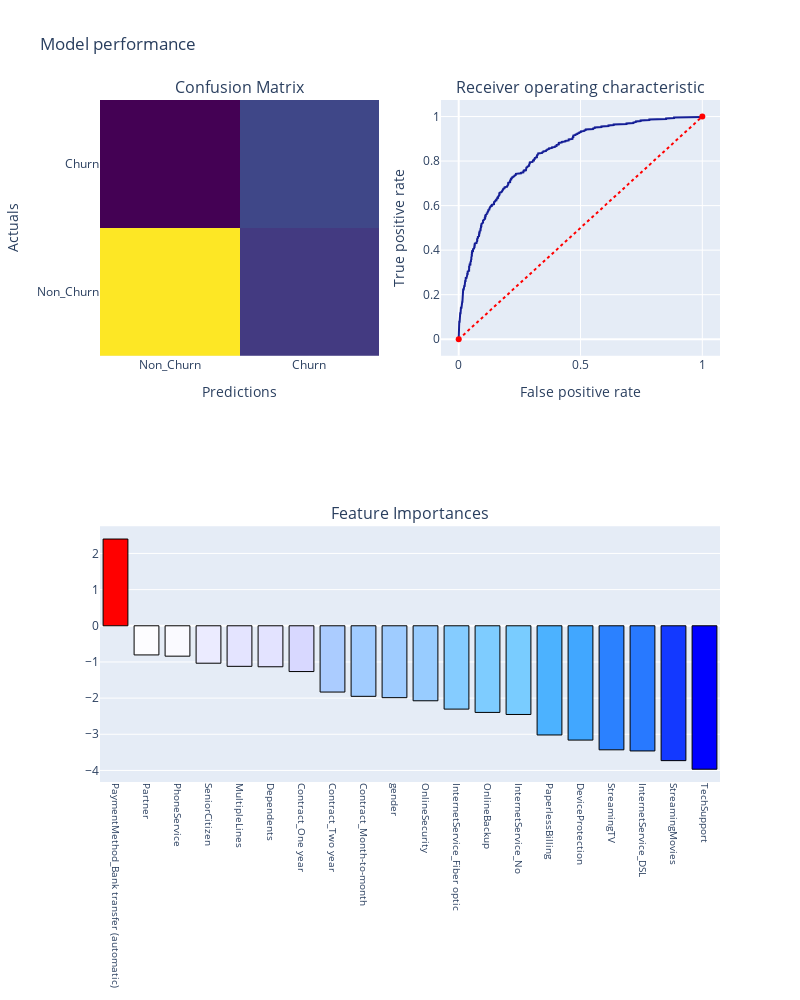

Source (notebook cell):
### Markdown cell above
### * Logistic Regression *

### Code cell
logreg = LogisticRegression()
churn_prediction(logreg, X_train, y_train, X_test, y_test, cols, 'coefficients', threshold_plot=True)

### Figure 1 — Plotly figure (JSON) as saved in the notebook; plotly's stock layout.template omitted (floating-point values rounded to 4 significant figures; data arrays with more than 128 entries replaced by an {"elided": "..."} marker saying what was removed)
{"data": [{"colorscale": [[0, "#440154"], [0.1111, "#482878"], [0.2222, "#3e4989"], [0.3333, "#31688e"], [0.4444, "#26828e"], [0.5556, "#1f9e89"], [0.6667, "#35b779"], [0.7778, "#6ece58"], [0.8889, "#b5de2b"], [1, "#fde725"]], "name": "confusion matrix", "showscale": false, "type": "heatmap", "x": ["Non_Churn", "Churn"], "xaxis": "x", "y": ["Non_Churn", "Churn"], "yaxis": "y", "z": [[1030, 281], [126, 321]]}, {"line": {"color": "rgb(20,30,150)", "width": 2}, "name": "ROC : 0.8319152857340315", "type": "scatter", "x": {"elided": "510 float values"}, "xaxis": "x2", "y": {"elided": "510 float values"}, "yaxis": "y2"}, {"line": {"color": "red", "dash": "dot", "width": 2}, "type": "scatter", "x": [0, 1], "xaxis": "x2", "y": [0, 1], "yaxis": "y2"}, {"marker": {"color": [2.398, -0.8059, -0.8402, -1.035, -1.121, -1.133, -1.266, -1.833, -1.951, -1.988, -2.074, -2.304, -2.395, -2.453, -3.02, -3.16, -3.43, -3.461, -3.729, -3.966], "colorscale": [[0, "rgb(0,0,255)"], [0.1, "rgb(51,153,255)"], [0.2, "rgb(102,204,255)"], [0.3, "rgb(153,204,255)"], [0.4, "rgb(204,204,255)"], [0.5, "rgb(255,255,255)"], [0.6, "rgb(255,204,255)"], [0.7, "rgb(255,153,255)"], [0.8, "rgb(255,102,204)"], [0.9, "rgb(255,102,102)"], [1, "rgb(255,0,0)"]], "line": {"color": "black", "width": 1}}, "name": "coefficients", "type": "bar", "x": ["PaymentMethod_Bank transfer (automatic)", "Partner", "PhoneService", "SeniorCitizen", "MultipleLines", "Dependents", "Contract_One year", "Contract_Two year", "Contract_Month-to-month", "gender", "OnlineSecurity", "InternetService_Fiber optic", "OnlineBackup", "InternetService_No", "PaperlessBilling", "DeviceProtection", "StreamingTV", "InternetService_DSL", "StreamingMovies", "TechSupport"], "xaxis": "x3", "y": [2.398, -0.8059, -0.8402, -1.035, -1.121, -1.133, -1.266, -1.833, -1.951, -1.988, -2.074, -2.304, -2.395, -2.453, -3.02, -3.16, -3.43, -3.461, -3.729, -3.966], "yaxis": "y3"}], "layout": {"annotations": [{"font": {"size": 16}, "showarrow": false, "text": "Confusion Matrix", "x": 0.225, "xanchor": "center", "xref": "paper", "y": 1, "yanchor": "bottom", "yref": "paper"}, {"font": {"size": 16}, "showarrow": false, "text": "Receiver operating characteristic", "x": 0.775, "xanchor": "center", "xref": "paper", "y": 1, "yanchor": "bottom", "yref": "paper"}, {"font": {"size": 16}, "showarrow": false, "text": "Feature Importances", "x": 0.5, "xanchor": "center", "xref": "paper", "y": 0.375, "yanchor": "bottom", "yref": "paper"}], "autosize": false, "height": 1000, "showlegend": false, "title": {"text": "Model performance"}, "width": 800, "xaxis": {"anchor": "y", "domain": [0, 0.45], "title": {"text": "Predictions"}}, "xaxis2": {"anchor": "y2", "domain": [0.55, 1], "title": {"text": "False positive rate"}}, "xaxis3": {"anchor": "y3", "domain": [0, 1], "tickangle": 90, "tickfont": {"size": 10}}, "yaxis": {"anchor": "x", "domain": [0.625, 1], "title": {"text": "Actuals"}}, "yaxis2": {"anchor": "x2", "domain": [0.625, 1], "title": {"text": "True positive rate"}}, "yaxis3": {"anchor": "x3", "domain": [0, 0.375]}}}
